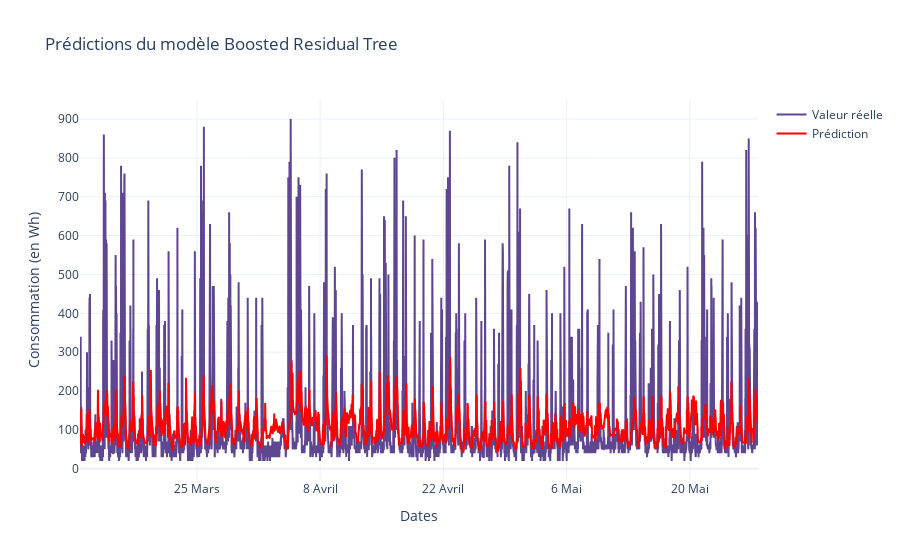

Source (notebook cell):
### Code cell
month_labels = {
    1: 'Janvier',
    2: 'Février',
    3: 'Mars',
    4: 'Avril',
    5: 'Mai'
}

period_begin = results.index.min()
period_end = results.index.max()

# Intervalle de dates pour l'axe temporel des affichages
date_range = pd.date_range(start=period_begin, end=period_end, freq='14D').strftime('%Y-%m-%d').tolist()
date_labels = [f'{pd.to_datetime(d).day} {month_labels[pd.to_datetime(d).month]}' for d in date_range]
fig = go.Figure()

fig.add_trace(go.Scatter(x=results.index, y=results['y_true'], mode='lines', name='Valeur réelle'))
fig.add_trace(go.Scatter(x=results.index, y=results['y_pred'], mode='lines', name='Prédiction', line=dict(color='red')))

fig.update_layout(
    title='Prédictions du modèle Boosted Residual Tree',
    xaxis_title='Dates',
    xaxis_tickvals=date_range,
    xaxis_ticktext=date_labels,
    yaxis_title='Consommation (en Wh)'
    )

fig.show()

### Figure 1 — Plotly figure (JSON) as saved in the notebook; plotly's stock layout.template omitted (floating-point values rounded to 4 significant figures; data arrays with more than 128 entries replaced by an {"elided": "..."} marker saying what was removed)
{"data": [{"mode": "lines", "name": "Valeur réelle", "type": "scatter", "x": {"elided": "11094 str values"}, "y": {"elided": "11094 int values"}}, {"line": {"color": "red"}, "mode": "lines", "name": "Prédiction", "type": "scatter", "x": {"elided": "11094 str values"}, "y": {"elided": "11094 float values"}}], "layout": {"title": {"text": "Prédictions du modèle Boosted Residual Tree"}, "xaxis": {"ticktext": ["11 Mars", "25 Mars", "8 Avril", "22 Avril", "6 Mai", "20 Mai"], "tickvals": ["2016-03-11", "2016-03-25", "2016-04-08", "2016-04-22", "2016-05-06", "2016-05-20"], "title": {"text": "Dates"}}, "yaxis": {"title": {"text": "Consommation (en Wh)"}}}}
